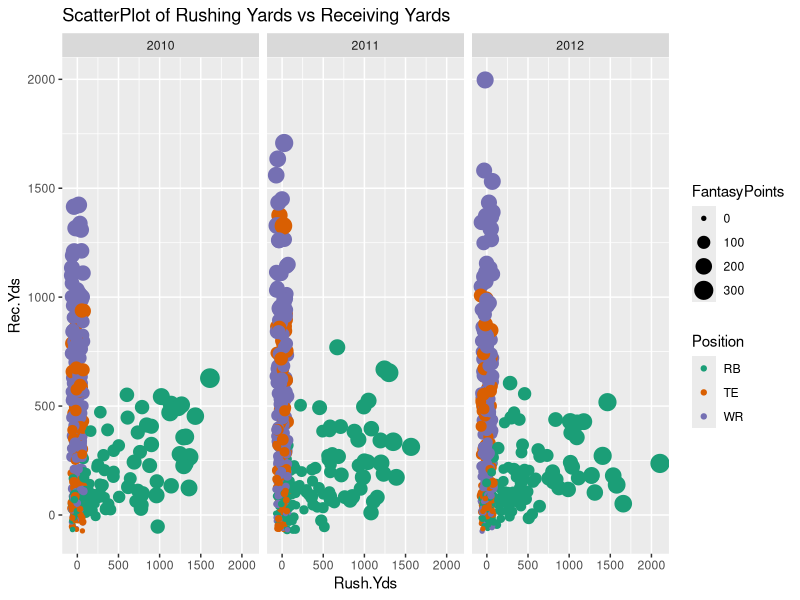
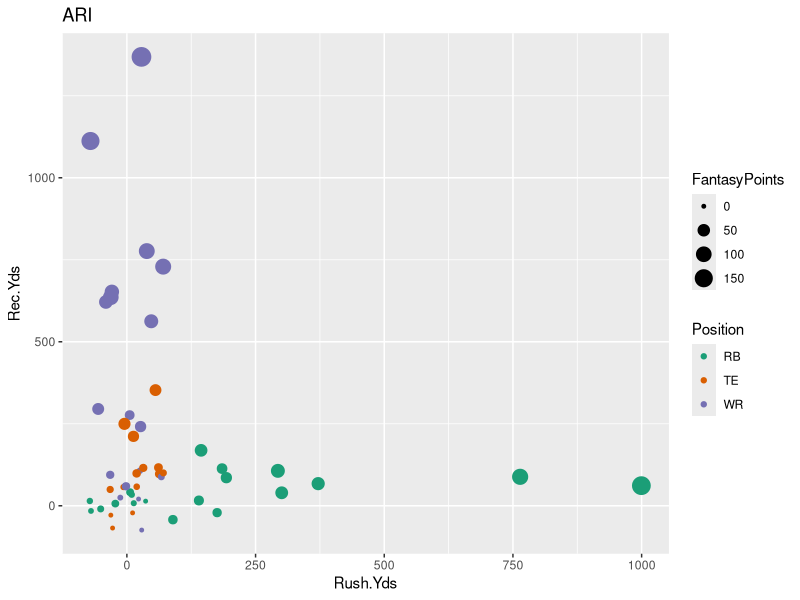
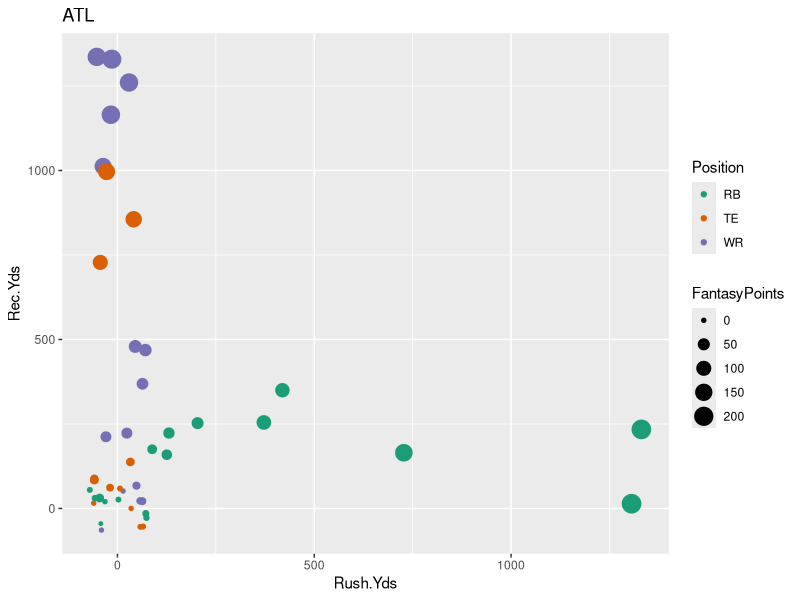
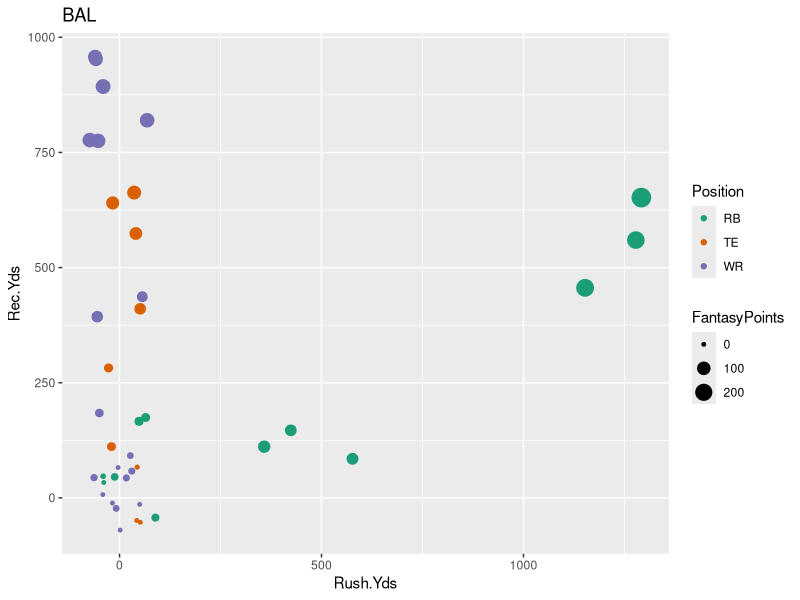
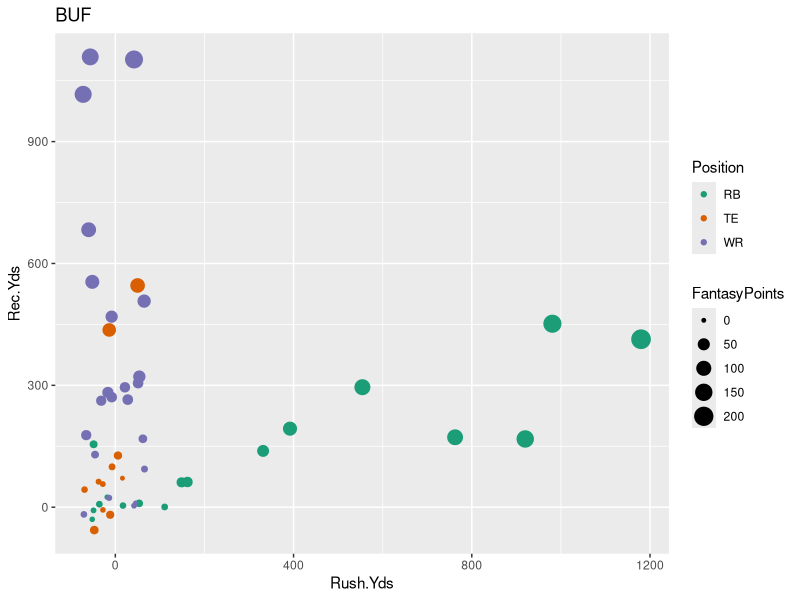
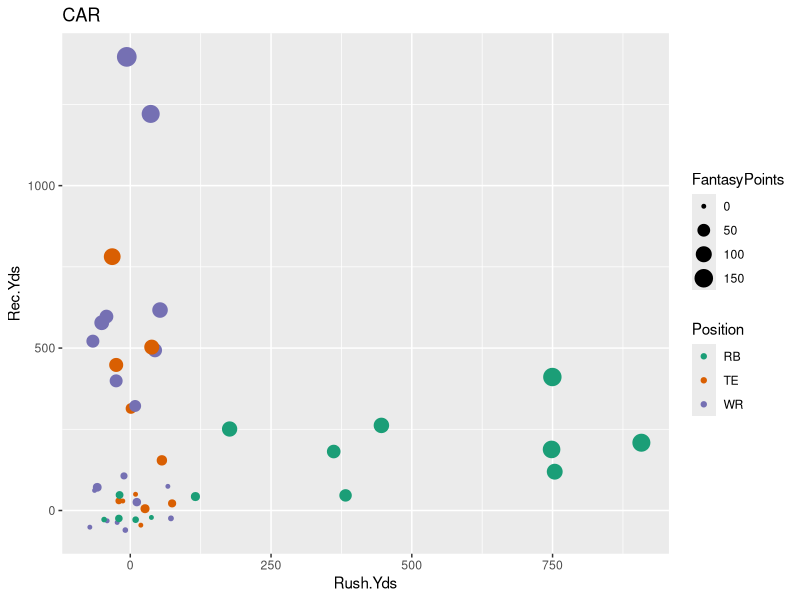
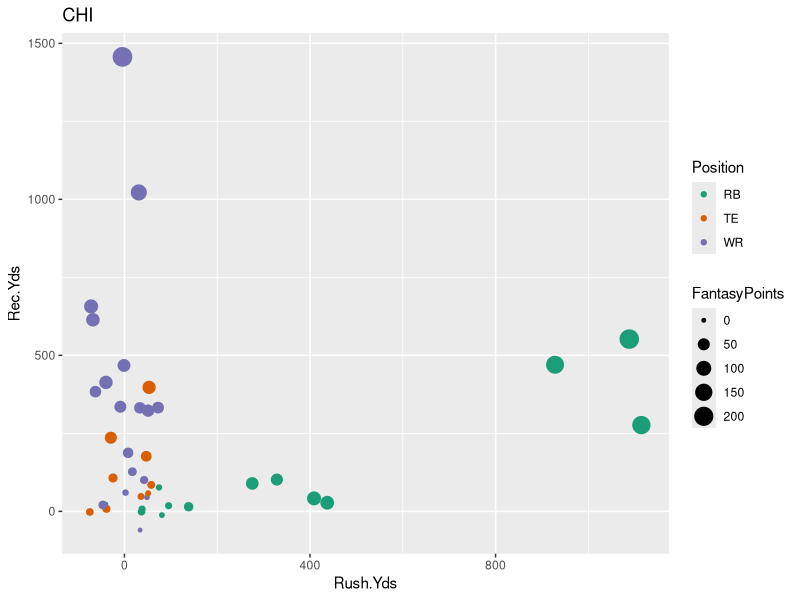
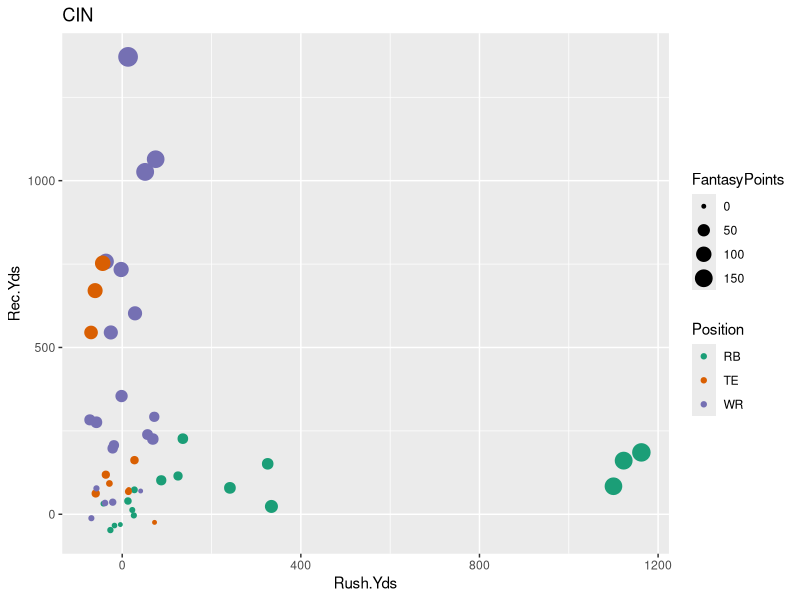

These charts were generated, in order, by the following R code:
library(ggplot2)
library(RColorBrewer)
library(plyr)
library(xtable)
library(reshape)

fdat  <- read.delim("data/fantasyData.txt")
str(fdat)

#I want year to be a factor
fdat$year  <- factor(fdat$year, levels = c("2010", "2011", "2012"), ordered = TRUE)
str(fdat)
head(fdat)



#Find the highest fantasy scorer for each team, for each year using plyr
  
highestScorer  <- ddply(fdat, ~ year + Team + Position, summarize, Highest_Scorer = Name[which.max(FantasyPoints)], 
  FantasyPoints = max(FantasyPoints))

write.table(highestScorer, "data/highestScorer.txt",
  quote = FALSE, sep = "\t", row.names = FALSE)


scat_p  <- ggplot(subset(fdat, G >= max(G)/2), aes(x=Rush.Yds, y=Rec.Yds, color = Position, size = FantasyPoints)) + 
  geom_point(position =position_jitter(w=75, h=75)) + scale_color_brewer(palette = "Dark2") + 
  facet_wrap(~year) + ggtitle("ScatterPlot of Rushing Yards vs Receiving Yards")

ggsave("scatterplot_rush.yds_vs_rec.yds.png", path = "figures", plot = scat_p)


#Maybe try creating this scatterplot for each NFL team?
# Attempting to modify JB's code to make it work for me
d_ply(fdat, ~ Team, function(z) {
  theTeam <- z$Team[1]
  p <- ggplot(z, aes(x = Rush.Yds, y = Rec.Yds, color = Position, size = FantasyPoints)) +
    ggtitle(theTeam) + geom_point(position =position_jitter(w=75, h=75)) + 
    scale_color_brewer(palette = "Dark2")
  ggsave(paste0(theTeam, " Scatterplot of Receiving vs Rushing Yards.png"), path = ('figures/byTeam'), plot=p)
})

  
#create facetted barchart (team), comparing contribution of highest fantasy points
  
bar_p  <- ggplot(highestScorer, aes(x=Position, y=FantasyPoints, fill=Position)) + geom_bar(stat="identity") + facet_wrap(~Team, ncol=8) +
  scale_fill_brewer(palette="Dark2") + ylab("Total Fantasy Points") + 
    ggtitle("Total Fantasy Points (2010-2012) by Highest Scorer per Position")


ggsave("bar_chart_total_fp_by_position_from_highest_scorers.png", path = 'figures', plot=bar_p) 

vp  <- ggplot(fdat, aes(x=Position, y=fpPergame)) + geom_violin(alpha=0.7) + facet_grid(year ~.) + 
  aes(fill=Position) + scale_fill_brewer(palette="Dark2") + ylab("Fantasy Points/Game") +
  ggtitle("Distribution of Fantasy Points/Game by Position and Year")


ggsave("violin_plot_fp_per_game_by_pos_year.png", path ='figures', plot=vp)

dev.off()








  
